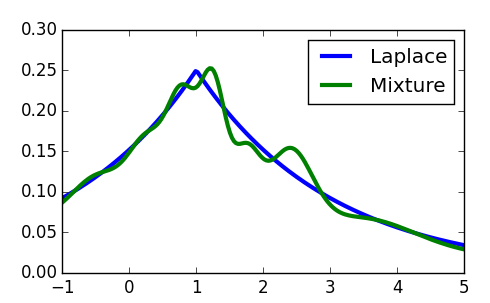

The Julia source for this figure:
import Transforms: RandomVariable
import Distributions: Laplace, pdf

using PyPlot

X = linspace(-1, 5, 200)

samples = 10000
a = Laplace(1, 2)
b = RandomVariable(a, samples, 10)

plot(X, pdf(a, X), label="Laplace", lw=3)
plot(X, pdf(b.distribution, X), label="Mixture", lw=3)

legend()
savefig("em-laplace.png")
